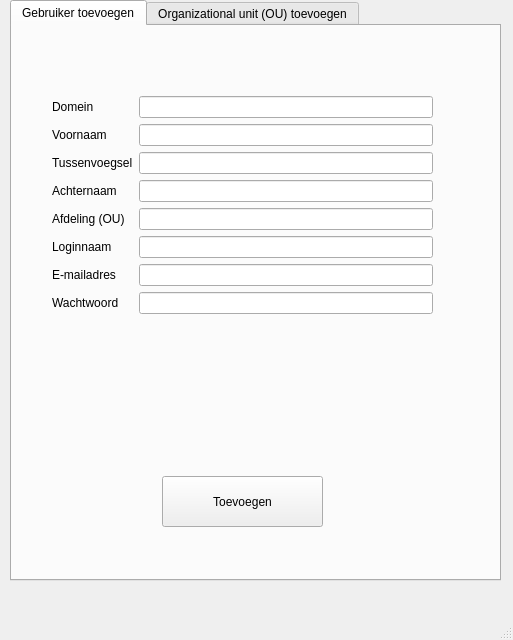
<?xml version="1.0" encoding="UTF-8"?>
<ui version="4.0">
 <class>MainWindow</class>
 <widget class="QMainWindow" name="MainWindow">
  <property name="geometry">
   <rect>
    <x>0</x>
    <y>0</y>
    <width>513</width>
    <height>640</height>
   </rect>
  </property>
  <property name="windowTitle">
   <string>MainWindow</string>
  </property>
  <widget class="QWidget" name="centralwidget">
   <widget class="QTabWidget" name="tabWidget">
    <property name="geometry">
     <rect>
      <x>10</x>
      <y>0</y>
      <width>491</width>
      <height>581</height>
     </rect>
    </property>
    <property name="currentIndex">
     <number>0</number>
    </property>
    <widget class="QWidget" name="tab">
     <attribute name="title">
      <string>Gebruiker toevoegen</string>
     </attribute>
     <widget class="QWidget" name="formLayoutWidget">
      <property name="geometry">
       <rect>
        <x>40</x>
        <y>70</y>
        <width>381</width>
        <height>341</height>
       </rect>
      </property>
      <layout class="QFormLayout" name="formLayout">
       <item row="0" column="0">
        <widget class="QLabel" name="domainLabel">
         <property name="text">
          <string>Domein</string>
         </property>
        </widget>
       </item>
       <item row="0" column="1">
        <widget class="QLineEdit" name="domainLineEdit"/>
       </item>
       <item row="1" column="0">
        <widget class="QLabel" name="voornaamLabel">
         <property name="text">
          <string>Voornaam</string>
         </property>
        </widget>
       </item>
       <item row="1" column="1">
        <widget class="QLineEdit" name="voornaamLineEdit"/>
       </item>
       <item row="2" column="0">
        <widget class="QLabel" name="tussenvoegselLabel">
         <property name="text">
          <string>Tussenvoegsel</string>
         </property>
        </widget>
       </item>
       <item row="2" column="1">
        <widget class="QLineEdit" name="tussenvoegselLineEdit"/>
       </item>
       <item row="3" column="0">
        <widget class="QLabel" name="achternaamLabel">
         <property name="text">
          <string>Achternaam</string>
         </property>
        </widget>
       </item>
       <item row="3" column="1">
        <widget class="QLineEdit" name="achternaamLineEdit"/>
       </item>
       <item row="4" column="0">
        <widget class="QLabel" name="afdelingOULabel">
         <property name="text">
          <string>Afdeling (OU)</string>
         </property>
        </widget>
       </item>
       <item row="4" column="1">
        <widget class="QLineEdit" name="afdelingOULineEdit"/>
       </item>
       <item row="5" column="0">
        <widget class="QLabel" name="loginnaamLabel">
         <property name="text">
          <string>Loginnaam</string>
         </property>
        </widget>
       </item>
       <item row="5" column="1">
        <widget class="QLineEdit" name="loginnaamLineEdit"/>
       </item>
       <item row="6" column="0">
        <widget class="QLabel" name="eMailadresLabel">
         <property name="text">
          <string>E-mailadres</string>
         </property>
        </widget>
       </item>
       <item row="6" column="1">
        <widget class="QLineEdit" name="eMailadresLineEdit"/>
       </item>
       <item row="7" column="0">
        <widget class="QLabel" name="wachtwoordLabel">
         <property name="text">
          <string>Wachtwoord</string>
         </property>
        </widget>
       </item>
       <item row="7" column="1">
        <widget class="QLineEdit" name="wachtwoordLineEdit"/>
       </item>
      </layout>
     </widget>
     <widget class="QPushButton" name="pushButton">
      <property name="geometry">
       <rect>
        <x>150</x>
        <y>450</y>
        <width>161</width>
        <height>51</height>
       </rect>
      </property>
      <property name="text">
       <string>Toevoegen</string>
      </property>
     </widget>
    </widget>
    <widget class="QWidget" name="">
     <attribute name="title">
      <string>Organizational unit (OU) toevoegen</string>
     </attribute>
    </widget>
   </widget>
  </widget>
  <widget class="QMenuBar" name="menubar">
   <property name="geometry">
    <rect>
     <x>0</x>
     <y>0</y>
     <width>513</width>
     <height>21</height>
    </rect>
   </property>
  </widget>
  <widget class="QStatusBar" name="statusbar"/>
 </widget>
 <resources/>
 <connections/>
</ui>
